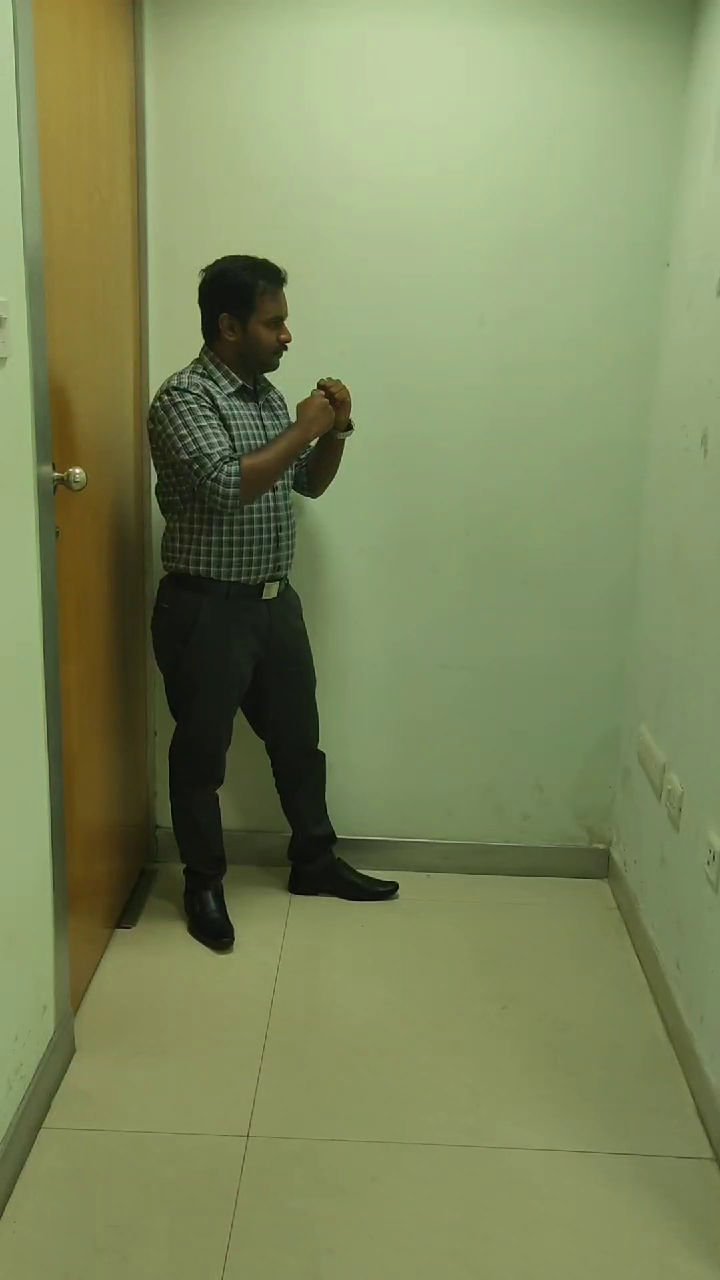
#> input picture frame 10 of test.mp4, 720 x 1280 px
$ python start_here_enhanced.py --activity 'punch - side' --video test.mp4 --lookup lookup_enhanced.pickle
#> lines starting #> are read from the running program, lines starting #| are printed output that depends on the picture; after the words box and inside, x2 and y2 are one past the last pixel; in counts of white or black regions, pixels touching at a corner belong together
### calculations_enhanced.py
import pickle
import cv2
import numpy as np
from pose_enhanced import PoseEnhanced
from score import Score


class get_Score(object):
    def __init__(self, lookup='lookup.pickle'):
#> called with lookup = 'lookup_enhanced.pickle'
        self.a = PoseEnhanced()
        self.s = Score()
        try:
            self.b = pickle.load(open(lookup, 'rb'))
#> (reads lookup_enhanced.pickle from the repository)
        except FileNotFoundError:
            print(f"Warning: Lookup file {lookup} not found. Creating empty lookup.")
            self.b = {}
        self.input_test = []

    def get_action_coords_from_dict(self, action):
#> called with action = 'punch - side'
        for (k, v) in self.b.items():
            if k == action:
                model_array = v
                no_of_frames = v.shape[0]
                return model_array, no_of_frames
        raise ValueError(f"Action '{action}' not found in lookup table")

    def calculate_Score(self, video, action):
        model_array, j = self.get_action_coords_from_dict(action)
        cap = cv2.VideoCapture(video)
        i = 0

        if not cap.isOpened():
            print("Error in opening video")
            return 0, []

        while cap.isOpened():
            ret_val, image = cap.read()
#> image is the input picture: shape (1280, 720, 3); mean B, G, R 91.9, 135.8, 125.3
            if ret_val:
                # Resize image to match expected dimensions
                image = cv2.resize(image, (372, 495))
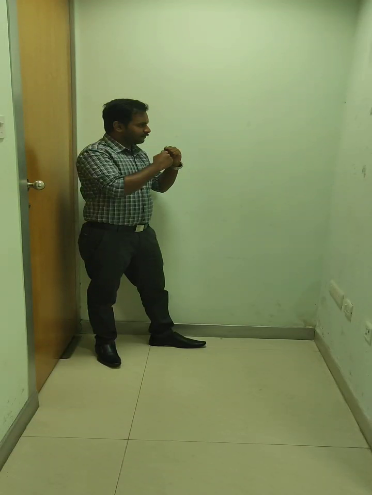
#> image: shape (495, 372, 3); mean B, G, R 91.9, 135.7, 125.2
                input_points = self.a.getpoints(image)
                input_new_coords = np.asarray(self.a.roi(input_points)[0:34]).reshape(17, 2)
                self.input_test.append(input_new_coords)
                i = i + 1
            else:
                break

        cap.release()

        if i == 0:
            print("No frames processed from video")
            return 0, []

        final_score, score_list = self.s.compare(np.asarray(self.input_test), np.asarray(model_array), j, i)
        return final_score, score_list

### pose_enhanced.py
import cv2
import numpy as np

class PoseEnhanced:
    def __init__(self):
        # Use more sophisticated detection approach
        self.use_enhanced_detection = True

    def getpoints(self, image_input):
        """
        Extract pose keypoints from image using enhanced OpenCV detection
        Returns: list of coordinates [x1, y1, x2, y2, ..., x17, y17, s1, s2, ..., s17, total_score]
        """
        pos_temp_data = []
        total_score = 0

        # Enhanced pose detection using multiple techniques
        gray = cv2.cvtColor(image_input, cv2.COLOR_BGR2GRAY)
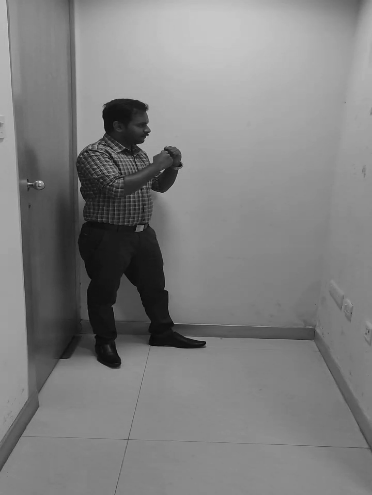
#> gray: shape (495, 372); min 4, max 223, mean 127.5

        # Apply Gaussian blur to reduce noise
        blurred = cv2.GaussianBlur(gray, (5, 5), 0)

        # Use adaptive thresholding for better edge detection
        thresh = cv2.adaptiveThreshold(blurred, 255, cv2.ADAPTIVE_THRESH_GAUSSIAN_C, cv2.THRESH_BINARY, 11, 2)
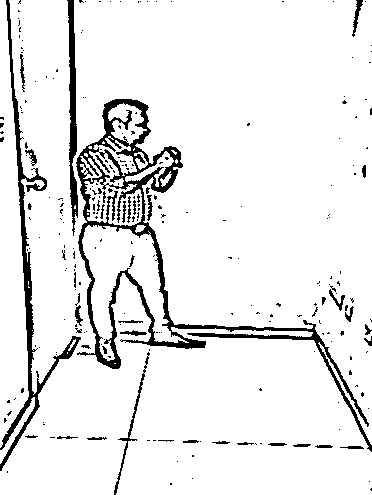
#> thresh: shape (495, 372); 91.6% white; 250 black regions (212 under 20 px)

        # Find contours
        contours, _ = cv2.findContours(thresh, cv2.RETR_EXTERNAL, cv2.CHAIN_APPROX_SIMPLE)
#> contours = 26 contours, 15 with area under 20; largest, box (x1, y1, x2, y2) and area: (0, 0, 372, 495) 149872, (0, 0, 29, 448) 7590, (82, 225, 189, 361) 5389, (84, 136, 143, 226) 2428, (108, 103, 147, 145) 806

        if contours:
            # Filter contours by area to find human-like shapes
            valid_contours = []
            for contour in contours:
                area = cv2.contourArea(contour)
                if area > 1000:  # Minimum area threshold
                    valid_contours.append(contour)
#> this loop made 26 passes
#> area on passes 1, 8, 9, 13, 15, 17, 18, 23, 24, 25, 26: 314.5, 42.5, 5389, 53.5, 183.5, 80, 366.5, 2428.5, 806, 149871.5, 7590
#> after the loop, valid_contours = 4 contours; box (x1, y1, x2, y2) and area: (0, 0, 372, 495) 149872, (0, 0, 29, 448) 7590, (82, 225, 189, 361) 5389, (84, 136, 143, 226) 2428

            if valid_contours:
                # Find the largest valid contour
                largest_contour = max(valid_contours, key=cv2.contourArea)
#> largest_contour = contour of 1737 points, box (x1, y1, x2, y2) (0, 0, 372, 495), area 149872

                # Get bounding box
                x, y, w, h = cv2.boundingRect(largest_contour)
#> x = 0; y = 0; w = 372; h = 495

                # Create 17 keypoints based on the bounding box with better distribution
                keypoints = []

                # Head and face (5 points)
                keypoints.append((x + w * 0.5, y + h * 0.05))  # Top of head
                keypoints.append((x + w * 0.3, y + h * 0.1))   # Left temple
                keypoints.append((x + w * 0.7, y + h * 0.1))   # Right temple
                keypoints.append((x + w * 0.4, y + h * 0.15))  # Left eye
                keypoints.append((x + w * 0.6, y + h * 0.15))  # Right eye

                # Shoulders and arms (6 points)
                keypoints.append((x + w * 0.2, y + h * 0.25))  # Left shoulder
                keypoints.append((x + w * 0.8, y + h * 0.25))  # Right shoulder
                keypoints.append((x + w * 0.1, y + h * 0.35))  # Left elbow
                keypoints.append((x + w * 0.9, y + h * 0.35))  # Right elbow
                keypoints.append((x + w * 0.05, y + h * 0.45)) # Left wrist
                keypoints.append((x + w * 0.95, y + h * 0.45)) # Right wrist

                # Body and legs (6 points)
                keypoints.append((x + w * 0.4, y + h * 0.5))   # Left hip
                keypoints.append((x + w * 0.6, y + h * 0.5))   # Right hip
                keypoints.append((x + w * 0.35, y + h * 0.7))  # Left knee
                keypoints.append((x + w * 0.65, y + h * 0.7))  # Right knee
                keypoints.append((x + w * 0.3, y + h * 0.9))   # Left ankle
                keypoints.append((x + w * 0.7, y + h * 0.9))   # Right ankle

                # Add coordinates
                for kp in keypoints:
                    pos_temp_data.append(kp[1])  # y coordinate
                    pos_temp_data.append(kp[0])  # x coordinate
#> this loop made 17 passes
#> kp on passes 1 to 12: (186, 24.75), (111.6, 49.5), (260.4, 49.5), (148.8, 74.25), (223.2, 74.25), (74.4, 123.8), (297.6, 123.8), (37.2, 173.2), (334.8, 173.2), (18.6, 222.8), (353.4, 222.8), (148.8, 247.5)
#> after the loop, pos_temp_data = 34 values, max 445.5 at index 30, min 18.6 at index 19, mean 192.7

                # Add confidence scores (higher for better detection)
                for _ in range(17):
                    score = 0.9  # Higher confidence for enhanced detection
                    pos_temp_data.append(score)
                    total_score += score
#> after the loop, pos_temp_data = 51 values, max 445.5 at index 30, min 0.9 at index 34, mean 128.8; total_score = 15.3
#> in calculate_Score, `input_points = self.a.getpoints(image)`: input_points = 52 values, max 445.5 at index 30, min 0.9 at index 34, mean 126.6

                pos_temp_data.append(total_score)
            else:
                # No valid contours found
                for _ in range(17):
                    pos_temp_data.append(0.0)  # y coordinates
                    pos_temp_data.append(0.0)  # x coordinates
                for _ in range(17):
                    pos_temp_data.append(0.0)  # scores
                pos_temp_data.append(0.0)  # total score
        else:
            # If no contours found, return zeros
            for _ in range(17):
                pos_temp_data.append(0.0)  # y coordinates
                pos_temp_data.append(0.0)  # x coordinates
            for _ in range(17):
                pos_temp_data.append(0.0)  # scores
            pos_temp_data.append(0.0)  # total score

        return pos_temp_data

    # [38 lines left out: function getpoints_vis, not called in this run]

    def bounding_box(self, coords):
        """Calculate bounding box from coordinates"""
        min_x = float('inf')
        min_y = float('inf')
        max_x = float('-inf')
        max_y = float('-inf')

        # Handle different input formats
        if isinstance(coords, list):
            # If coords is a list of [x, y] pairs
            for coord in coords:
                x, y = coord[0], coord[1]
                if x < min_x:
                    min_x = x
                if x > max_x:
                    max_x = x
                if y < min_y:
                    min_y = y
                if y > max_y:
                    max_y = y
        else:
            # If coords is a flat list [y1, x1, y2, x2, ...]
            for i in range(0, len(coords), 2):
                x, y = coords[i+1], coords[i]  # x, y coordinates
                if x < min_x:
                    min_x = x
                if x > max_x:
                    max_x = x
                if y < min_y:
                    min_y = y
                if y > max_y:
                    max_y = y

        return [(int(min_x), int(min_y)), (int(max_x), int(min_y)),
                (int(max_x), int(max_y)), (int(min_x), int(max_y))]

    def roi(self, imagepoints):
        """Extract ROI coordinates"""
        coords_new_reshaped = imagepoints[0:34]
#> coords_new_reshaped = 34 values, max 445.5 at index 30, min 18.6 at index 19, mean 192.7
        coords_new = np.asarray(coords_new_reshaped).reshape(17, 2)
#> coords_new = 17 rows, first 8: [24.75, 186], [49.5, 111.6], [49.5, 260.4], [74.25, 148.8], [74.25, 223.2], [123.8, 74.4], [123.8, 297.6], [173.2, 37.2]

        # Convert to list format for bounding_box
        coords_list = coords_new.tolist()
#> coords_list = [[24.75, 186], [49.5, 111.6], [49.5, 260.4], [74.25, 148.8], [74.25, 223.2], [123.8, 74.4], [123.8, 297.6], [173.2, 37.2], [173.2, 334.8], [222.8, 18.6], [222.8, 353.4], [247.5, 148.8], [247.5, 223.2], [346.5, 130.2], [346.5, 241.8], [445.5, 111.6], [445.5, 260.4]]
        roi_coords = self.bounding_box(coords_list)
#> the loop in bounding_box, `for coord in coords:` made 17 passes
#> (x, y, min_x, max_x, min_y, max_y) on pass 1: (24.75, 186, 24.75, 24.75, 186, 186)
#> (x, y, max_x, min_y) on passes 2, 6, 8, 10: (49.5, 111.6, 49.5, 111.6), (123.8, 74.4, 123.8, 74.4), (173.2, 37.2, 173.2, 37.2), (222.8, 18.6, 222.8, 18.6)
#> after the loop in bounding_box, `for coord in coords:`: max_x = 445.5; max_y = 353.4; min_x = 24.75; min_y = 18.6
#> roi_coords = [(24, 18), (445, 18), (445, 353), (24, 353)]
        coords_new = self.get_new_coords(coords_new, roi_coords)
#> coords_new = 17 rows, first 8: [0.75, 168], [25.5, 93.6], [25.5, 242.4], [50.25, 130.8], [50.25, 205.2], [99.75, 56.4], [99.75, 279.6], [149.2, 19.2]
        coords_new = coords_new.reshape(34,)
#> coords_new = 34 values, max 421.5 at index 30, min 0.6 at index 19, mean 171.7
        coords_new = np.concatenate((coords_new[0:34], imagepoints[34:52]))
#> coords_new = 52 values, max 421.5 at index 30, min 0.6 at index 19, mean 112.9
        return coords_new

    def get_new_coords(self, coords, fun_bound):
        """Normalize coordinates relative to bounding box"""
        coords[:, :1] = coords[:, :1] - fun_bound[0][0]
        coords[:, 1:2] = coords[:, 1:2] - fun_bound[0][1]
        return coords

### start_here_enhanced.py
# USAGE : python3 start_here_enhanced.py --activity "punch - side" --video "test.mp4" --lookup "lookup_enhanced.pickle"

import argparse
from calculations_enhanced import get_Score


ap = argparse.ArgumentParser()
ap.add_argument("-a", "--activity", required=True,
    help="activity to be scored")
ap.add_argument("-v", "--video", required=True,
    help="video file to be scored against")
ap.add_argument("-l", "--lookup", default="lookup_enhanced.pickle",
    help="The pickle file containing the lookup table")
args = vars(ap.parse_args())


g = get_Score(args["lookup"])

try:
    final_score, score_list = g.calculate_Score(args["video"], args["activity"])
#> in calculate_Score, `input_new_coords = np.asarray(self.a.roi(input_points)[0:34]).reshape(..`: input_new_coords = 17 rows, first 8: [0.75, 168], [25.5, 93.6], [25.5, 242.4], [50.25, 130.8], [50.25, 205.2], [99.75, 56.4], [99.75, 279.6], [149.2, 19.2]
    print("Total Score : ", final_score)
    print("Score List : ", score_list)
except ValueError as e:
    print(f"Error: {e}")
    print("Available actions in lookup:")
    for action in g.b.keys():
        print(f"  - {action}")
except Exception as e:
    print(f"Error processing video: {e}")
